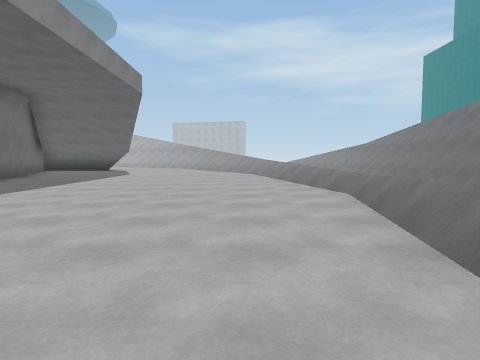
View 1 (above)

24 first-person views from a walk through a scene from a Unity 3-D project. The camera is 1.2 m above the floor, tilts 4° down and sees 75° across. The floor is counted in squares, 2 m on a side. Each view is taken from the middle of a square. On the plan, view 1 faces up. The plan holds only what a view shows up to about 9 squares ahead; the rest is blank. The place goes on beyond the plan. The player is left out. Surface patterns are stand-ins for the level's own textures.

View 2
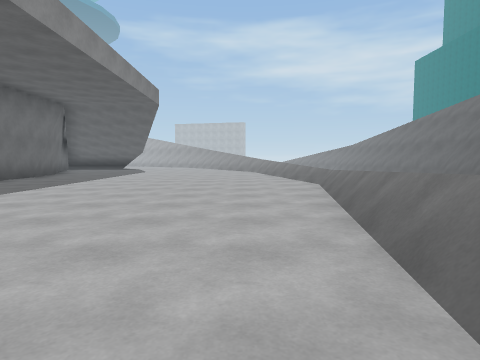

View 3
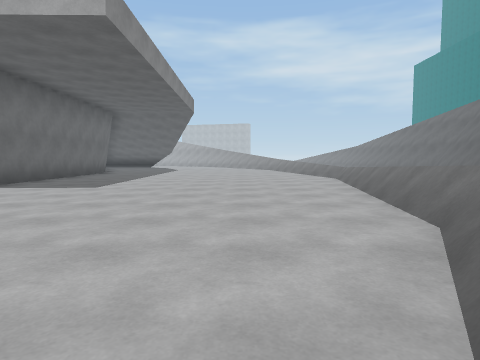

View 4
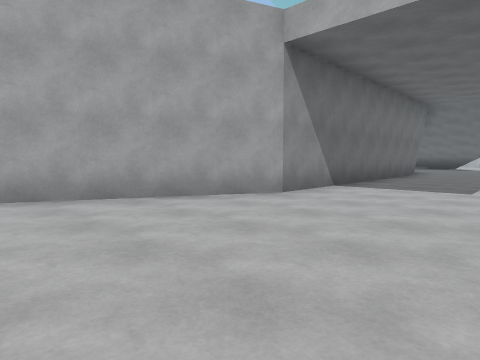

View 5
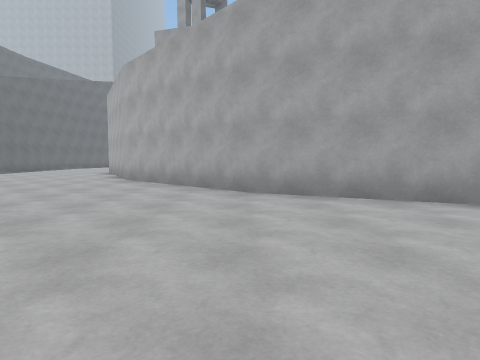

View 6
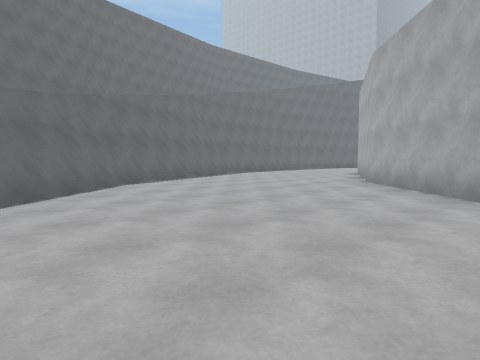

View 7
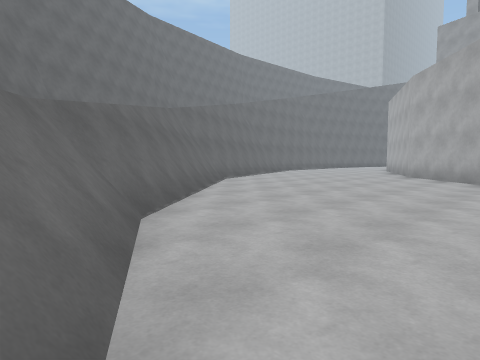

View 8
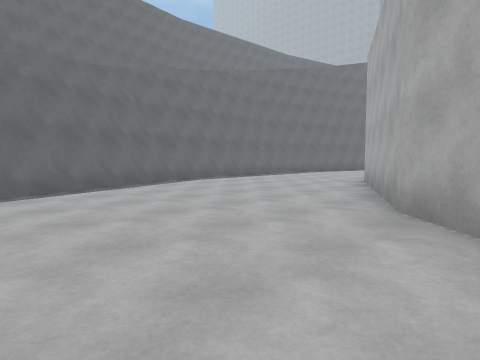

View 9
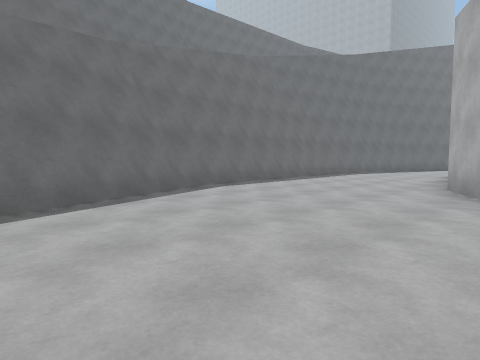

View 10
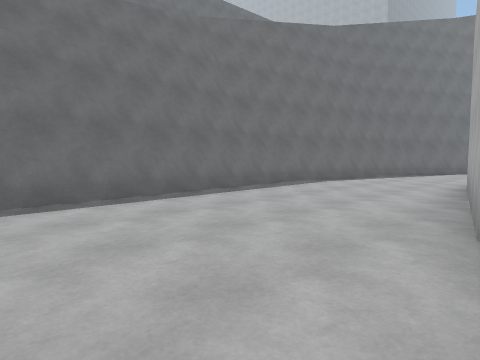

View 11
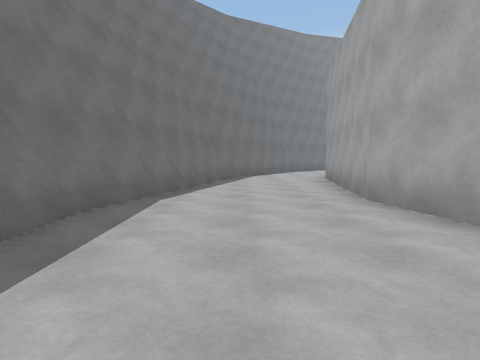

View 12
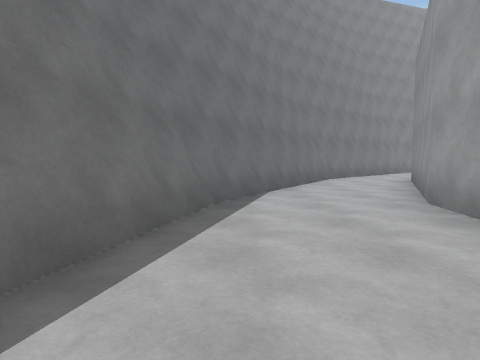

View 13
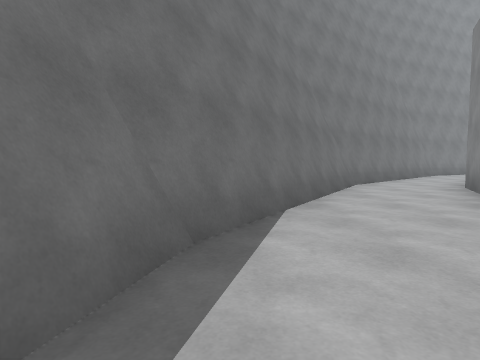

View 14
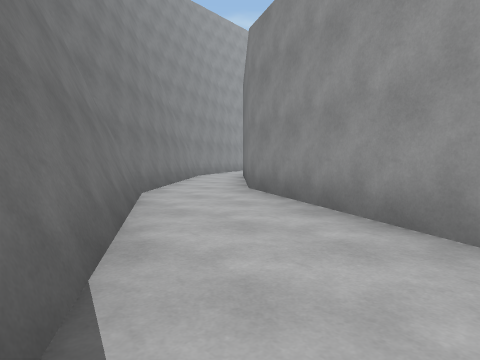

View 15
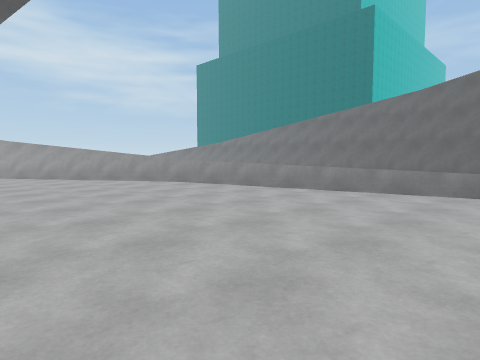

View 16
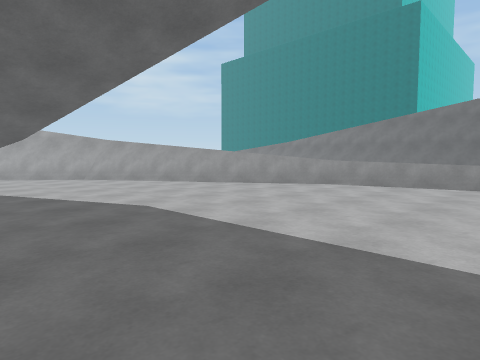

View 17
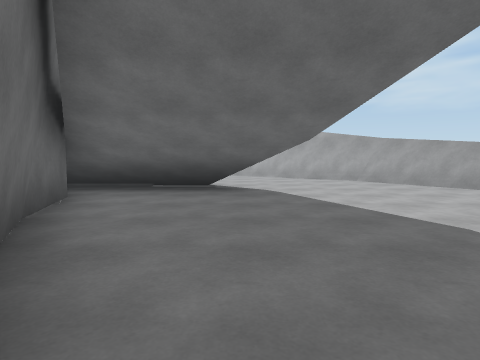

View 18
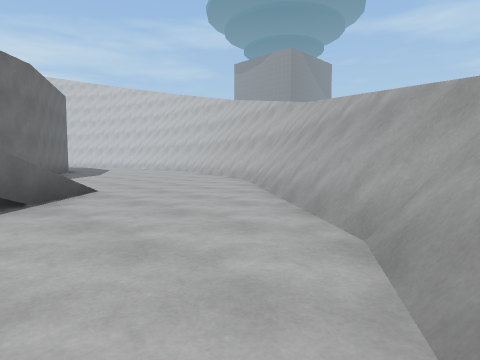

View 19
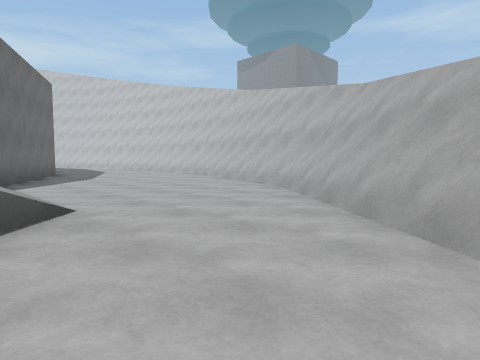

View 20
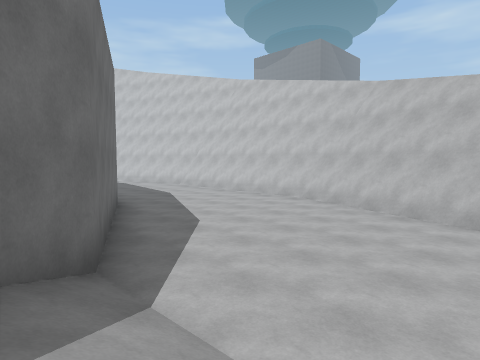

View 21
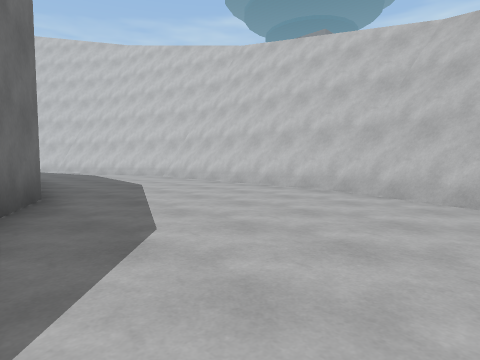

View 22
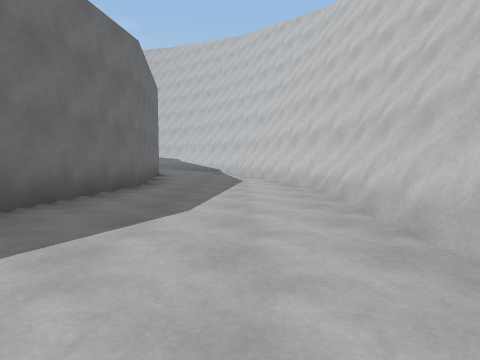

View 23
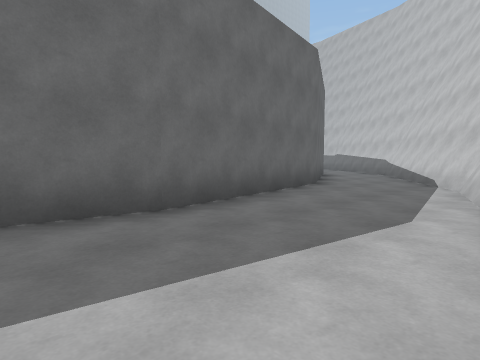

View 24
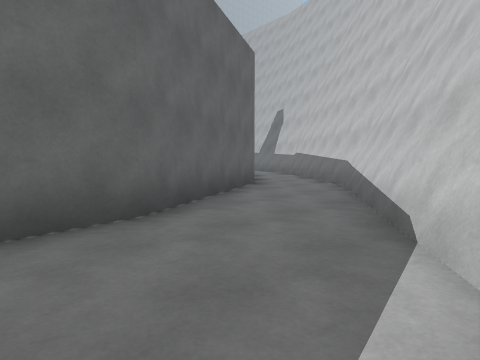

### Floor plan
Key: @ floor where view 1 was taken; # wall or solid block; . floor; / step, stairs or slope; = window, fence, low wall or low ledge; ^ raised ledge.
Columns run from 32 left of view 1 to 2 right of it. Each row starts with its distance up from view 1.
 24           ##########
 23          ##........####
 22      ###..............####
 21    ###...................##
 20   ##......................##
 19  ##...###########..........###
 18 ##..###         ###.........###
 17 #..##             ###////.....#
 16                     ##// /....##
 15                           /....#^
 14                        #/// ...#^
 13                        #........#^
 12                        ##........^
 11                         #........^
 10                           .......^
  9                          #.......=^
  8                          #........^
  7                          #........^
  6                          #........^
  5                          #........^
  4                          #........^
  3                          #........^
  2                          #........^
  1                          #.......=^
  0                          #......@=
 -1                         ##.......^
 -2                         #........^
 -3                        ##.......#
 -4                       ##........
 -5                      ##........#
 -6 ###                 ##........##
 -7 #.###              ##.........##
 -8 #...###          ###.........##
 -9 ##....####    ####.........###
-10  ###.....######...........##
-11    ##....................##
-12     ###...............####
-13       #####.........####
-14           ###########

Where each view was taken, in squares from view 1:
view 1: 0 up, 0 right, facing up
view 2: 2 down, 0 right, facing up
view 3: 4 down, 1 left, facing up
view 4: 4 down, 3 left, facing up-left
view 5: 4 down, 3 left, facing left
view 6: 4 down, 4 left, facing down-left
view 7: 4 down, 1 left, facing down-left
view 8: 6 down, 8 left, facing down-left
view 9: 8 down, 9 left, facing down-left
view 10: 9 down, 13 left, facing down-left
view 11: 12 down, 16 left, facing left
view 12: 12 down, 21 left, facing left
view 13: 12 down, 23 left, facing left
view 14: 12 down, 25 left, facing up-left
view 15: 5 up, 4 left, facing up-right
view 16: 8 up, 6 left, facing up-right
view 17: 9 up, 6 left, facing up
view 18: 15 up, 2 left, facing up-left
view 19: 16 up, 4 left, facing up-left
view 20: 16 up, 9 left, facing up-left
view 21: 18 up, 11 left, facing up-left
view 22: 22 up, 14 left, facing left
view 23: 23 up, 19 left, facing down-left
view 24: 22 up, 24 left, facing down-left
